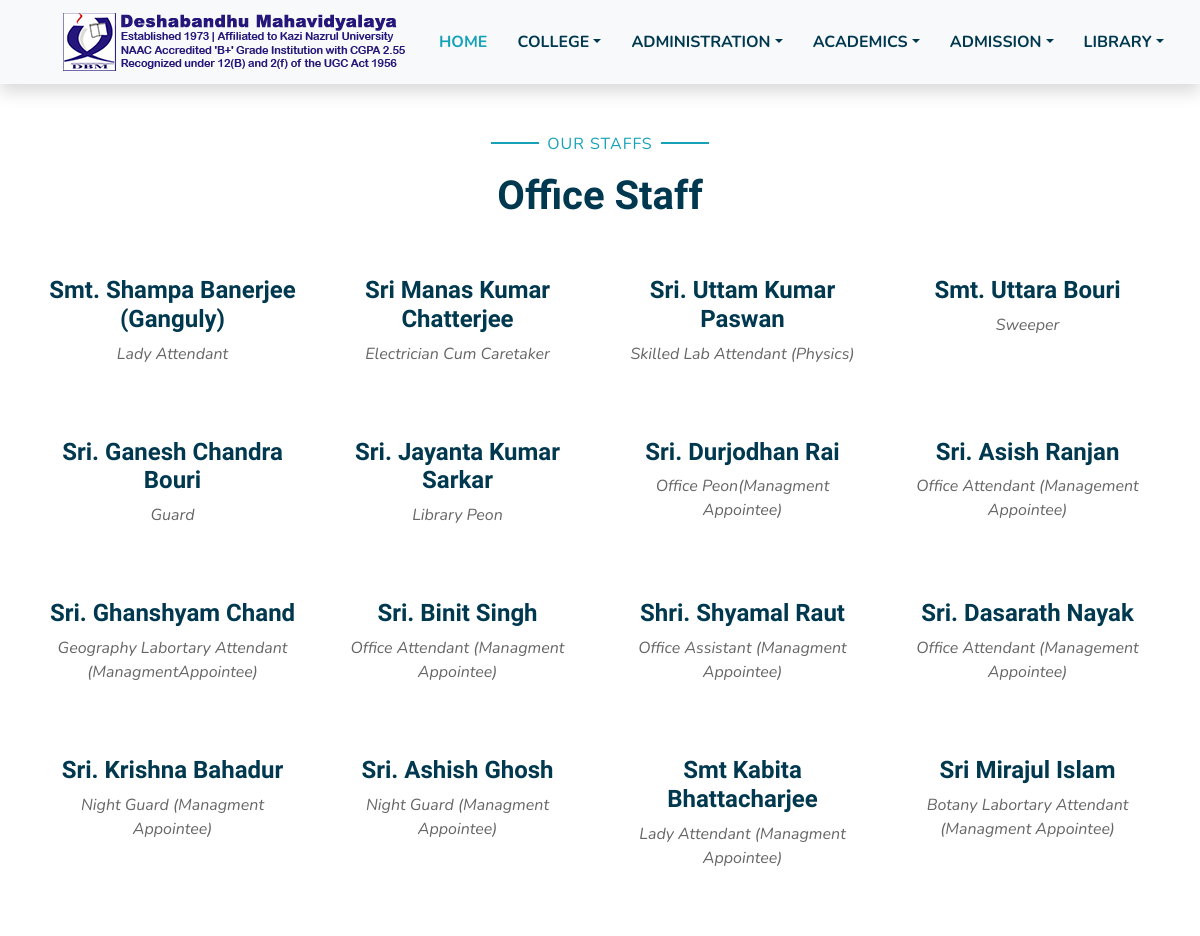
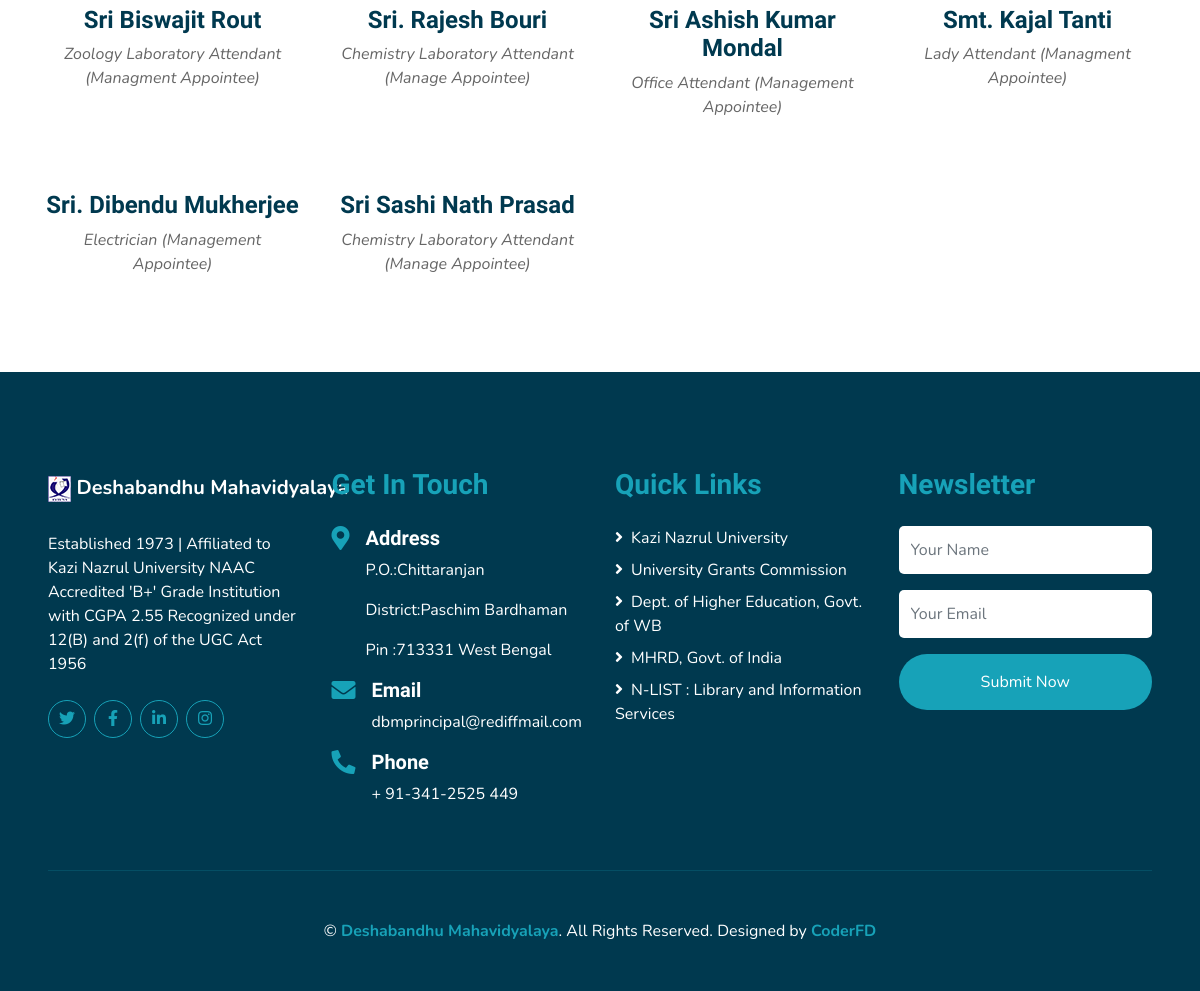
Page /Office-Staff/ on the committed database (2 pictures, top to bottom).
### public/models.py (models this page shows, shortened)
class OfficeStaff(models.Model):
    name          = models.CharField(max_length=30,null=True)
    desgination   = models.CharField(max_length=50,null=True)

### public/views.py (the view)
# urls.py: path('Office-Staff/',                  all.offst, name="off"),
    def offst(self,request):
        off_data            = OfficeStaff.objects.all()
        self.context['off'] = off_data
        return render(request,"offst.html",self.context)

### templates/offst.html (shortened to what this page needs)
<!DOCTYPE html>
{%load static%}
<html lang="en">
<head>
    <link href="https://cdnjs.cloudflare.com/ajax/libs/font-awesome/5.10.0/css/all.min.css" rel="stylesheet">
    <link href="{%static 'lib/flaticon/font/flaticon.css'%}" rel="stylesheet">
    <link href="{%static 'lib/owlcarousel/assets/owl.carousel.min.css'%}" rel="stylesheet">
    <link href="{%static 'lib/lightbox/css/lightbox.min.css'%}" rel="stylesheet">
    <link href="{%static 'css/style.css'%}" rel="stylesheet">
</head>
<body>
    <div class="container-fluid bg-light position-relative shadow">
        <nav class="navbar navbar-expand-lg bg-light navbar-light py-3 py-lg-0 px-0 px-lg-5">
            <a href="" class="navbar-brand font-weight-bold text-secondary" style="font-size:19px;">
                <img src="{%static 'img/Images/header/logo.png'%}">
            </a>
            <div class="collapse navbar-collapse justify-content-between" id="navbarCollapse">
                <div class="navbar-nav font-weight-bold mx-auto py-0">
                    <a href="index.html" class="nav-item nav-link active">HOME</a>
                    <div class="nav-item dropdown">
                        <a href="#" class="nav-link dropdown-toggle" data-toggle="dropdown">COLLEGE</a>
                    </div>
                    <div class="nav-item dropdown">
                        <a href="#" class="nav-link dropdown-toggle" data-toggle="dropdown">ADMINISTRATION</a>
                    </div>
                    <div class="nav-item dropdown">
                        <a href="#" class="nav-link dropdown-toggle" data-toggle="dropdown">ACADEMICS</a>
                    </div>
                    <div class="nav-item dropdown">
                        <a href="#" class="nav-link dropdown-toggle" data-toggle="dropdown">ADMISSION</a>
                    </div>
                    <div class="nav-item dropdown">
                        <a href="#" class="nav-link dropdown-toggle" data-toggle="dropdown">LIBRARY</a>
                    </div>
                </div>
            </div>
        </nav>
    </div>
     <div class="container-fluid pt-5">
        <div class="container">
            <div class="text-center pb-2">
                <p class="section-title px-5"><span class="px-2">Our Staffs</span></p>
                <h1 class="mb-4">Office Staff</h1>
            </div>
            <div class="row">
                {%for i in off%}
                <div class="col-md-6 col-lg-3 text-center team mb-5">
                    <h4>{{i.name}}</h4>
                    <i>{{i.desgination}}</i>
                </div>
                {%endfor%}
            </div>
        </div>
    </div>
     <div class="container-fluid bg-secondary text-white mt-5 py-5 px-sm-3 px-md-5">
        <div class="row pt-5">
            <div class="col-lg-3 col-md-6 mb-5">
                <a href="" class="navbar-brand font-weight-bold text-primary m-0 mb-4 p-0" style="font-size: 20px; line-height: 40px;">
                    <img src="{%static 'img/Images/header/111.png'%}">
                    <span class="text-white">Deshabandhu Mahavidyalaya</span>
                </a>
                <p>Established 1973 | Affiliated to Kazi Nazrul University
                    NAAC Accredited 'B+' Grade Institution with CGPA 2.55
                    Recognized under 12(B) and 2(f) of the UGC Act 1956</p>
                <div class="d-flex justify-content-start mt-4">
                    <a class="btn btn-outline-primary rounded-circle text-center mr-2 px-0"
                        style="width: 38px; height: 38px;" href="#"><i class="fab fa-twitter"></i></a>
                    <a class="btn btn-outline-primary rounded-circle text-center mr-2 px-0"
                        style="width: 38px; height: 38px;" href="#"><i class="fab fa-facebook-f"></i></a>
                    <a class="btn btn-outline-primary rounded-circle text-center mr-2 px-0"
                        style="width: 38px; height: 38px;" href="#"><i class="fab fa-linkedin-in"></i></a>
                    <a class="btn btn-outline-primary rounded-circle text-center mr-2 px-0"
                        style="width: 38px; height: 38px;" href="#"><i class="fab fa-instagram"></i></a>
                </div>
            </div>
            <div class="col-lg-3 col-md-6 mb-5">
                <h3 class="text-primary mb-4">Get In Touch</h3>
                <div class="d-flex">
                    <h4 class="fa fa-map-marker-alt text-primary"></h4>
                    <div class="pl-3">
                        <h5 class="text-white">Address</h5>
                        <p>P.O.:Chittaranjan</p>
                       <p> District:Paschim Bardhaman</p>
                       <p>Pin :713331 West Bengal</p>
                    </div>
                </div>
                <div class="d-flex">
                    <h4 class="fa fa-envelope text-primary"></h4>
                    <div class="pl-3">
                        <h5 class="text-white">Email</h5>
                        <p>dbmprincipal@rediffmail.com</p>
                    </div>
                </div>
                <div class="d-flex">
                    <h4 class="fa fa-phone-alt text-primary"></h4>
                    <div class="pl-3">
                        <h5 class="text-white">Phone</h5>
                        <p>+ 91-341-2525 449</p>
                    </div>
                </div>
            </div>
            <div class="col-lg-3 col-md-6 mb-5">
                <h3 class="text-primary mb-4">Quick Links</h3>
                <div class="d-flex flex-column justify-content-start">
                    <a class="text-white mb-2" href="http://www.knu.ac.in/"><i class="fa fa-angle-right mr-2"></i>Kazi Nazrul University</a>
                    <a class="text-white mb-2" href="https://www.ugc.ac.in/"><i class="fa fa-angle-right mr-2"></i>University Grants Commission</a>
                    <a class="text-white mb-2" href="https://banglaruchchashiksha.wb.gov.in/"><i class="fa fa-angle-right mr-2"></i>Dept. of Higher Education, Govt. of WB</a>
                    <a class="text-white mb-2" href="https://www.education.gov.in/en"><i class="fa fa-angle-right mr-2"></i>MHRD, Govt. of India</a>
                    <a class="text-white mb-2" href="https://nlist.inflibnet.ac.in/"><i class="fa fa-angle-right mr-2"></i>N-LIST : Library and Information Services</a>
                </div>
            </div>
            <div class="col-lg-3 col-md-6 mb-5">
                <h3 class="text-primary mb-4">Newsletter</h3>
                <form action="">
                    <div class="form-group">
                        <input type="text" class="form-control border-0 py-4" placeholder="Your Name" required="required" />
                    </div>
                    <div class="form-group">
                        <input type="email" class="form-control border-0 py-4" placeholder="Your Email"
                            required="required" />
                    </div>
                    <div>
                        <button class="btn btn-primary btn-block border-0 py-3" type="submit">Submit Now</button>
                    </div>
                </form>
            </div>
        </div>
        <div class="container-fluid pt-5" style="border-top: 1px solid rgba(23, 162, 184, .2);;">
            <p class="m-0 text-center text-white">
                &copy; <a class="text-primary font-weight-bold" href="#">Deshabandhu Mahavidyalaya</a>. All Rights Reserved. Designed
                by
                <a class="text-primary font-weight-bold" href="">CoderFD</a>
            </p>
        </div>
    </div>
</body>
</html>

### rows in the picture
OfficeStaff: name "Smt. Shampa Banerjee (Ganguly)", desgination "Lady Attendant"
OfficeStaff: name "Sri Manas Kumar Chatterjee", desgination "Electrician Cum Caretaker"
OfficeStaff: name "Sri. Uttam Kumar Paswan", desgination "Skilled Lab Attendant (Physics)"
OfficeStaff: name "Smt. Uttara Bouri", desgination "Sweeper"
OfficeStaff: name "Sri. Ganesh Chandra Bouri", desgination "Guard"
OfficeStaff: name "Sri. Jayanta Kumar Sarkar", desgination "Library Peon"
OfficeStaff: name "Sri. Durjodhan Rai", desgination "Office Peon(Managment Appointee)"
OfficeStaff: name "Sri. Asish Ranjan", desgination "Office Attendant (Management Appointee)"
OfficeStaff: name "Sri. Ghanshyam Chand", desgination "Geography Labortary Attendant (ManagmentAppointee)"
OfficeStaff: name "Sri. Binit Singh", desgination "Office Attendant (Managment Appointee)"
OfficeStaff: name "Shri. Shyamal Raut", desgination "Office Assistant (Managment Appointee)"
OfficeStaff: name "Sri. Dasarath Nayak", desgination "Office Attendant (Management Appointee)"
OfficeStaff: name "Sri. Krishna Bahadur", desgination "Night Guard (Managment Appointee)"
OfficeStaff: name "Sri. Ashish Ghosh", desgination "Night Guard (Managment Appointee)"
OfficeStaff: name "Smt Kabita Bhattacharjee", desgination "Lady Attendant (Managment Appointee)"
OfficeStaff: name "Sri Mirajul Islam", desgination "Botany Labortary Attendant (Managment Appointee)"
OfficeStaff: name "Sri Biswajit Rout", desgination "Zoology Laboratory Attendant (Managment Appointee)"
OfficeStaff: name "Sri. Rajesh Bouri", desgination "Chemistry Laboratory Attendant (Manage Appointee)"
OfficeStaff: name "Sri Ashish Kumar Mondal", desgination "Office Attendant (Management Appointee)"
OfficeStaff: name "Smt. Kajal Tanti", desgination "Lady Attendant (Managment Appointee)"
OfficeStaff: name "Sri. Dibendu Mukherjee", desgination "Electrician (Management Appointee)"
OfficeStaff: name "Sri Sashi Nath Prasad", desgination "Chemistry Laboratory Attendant (Manage Appointee)"
